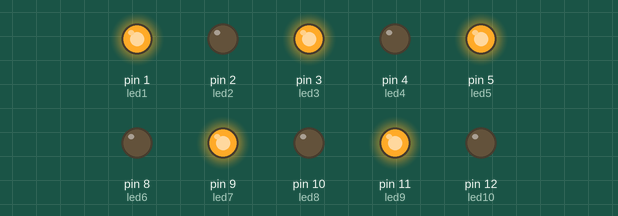
The sketch below on a simulated Arduino Uno, built with avr-gcc and run on an emulated ATmega328P. On the bench: output pins drawn as LEDs (lit = HIGH).

Above: at 0.5 s.
At 3.5 s:
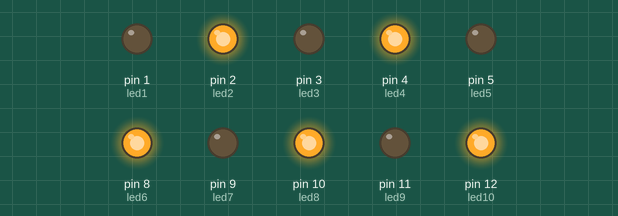
Timing chart, 0 to 4.6 s (numbered marks = the images above):
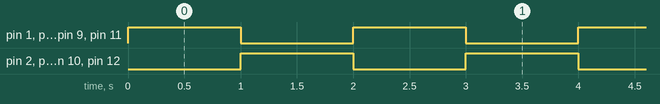

Measured:
- by itself, pin 1 (led1), pin 2 (led2), pin 3 (led3), pin 4 (led4), pin 5 (led5), pin 8 (led6), pin 9 (led7), pin 10 (led8), pin 11 (led9), pin 12 (led10): alternates HIGH for 1.0 s and LOW for 1.0 s
- by itself, everything shown: repeats every 2.0 s, in 3 steps

The sketch:

CodigoCircuito.ino.ino
```cpp
// C++ code
//
#define led1 1
#define led2 2
#define led3 3
#define led4 4
#define led5 5
#define led6 8
#define led7 9
#define led8 10
#define led9 11
#define led10 12
void setup()
{
  pinMode(led1, OUTPUT);
  pinMode(led2, OUTPUT);
  pinMode(led3, OUTPUT);
  pinMode(led4, OUTPUT);
  pinMode(led5, OUTPUT);
  pinMode(led6, OUTPUT);
  pinMode(led7, OUTPUT);
  pinMode(led8, OUTPUT);
  pinMode(led9, OUTPUT);
  pinMode(led10, OUTPUT);
}

void loop()
{
  digitalWrite(led1, HIGH);
  digitalWrite(led3, HIGH);
  digitalWrite(led5, HIGH);
  digitalWrite(led7, HIGH);
  digitalWrite(led9, HIGH);
  delay(1000); // Wait for 1000 millisecond(s)
  digitalWrite(led1, LOW);
  digitalWrite(led3, LOW);
  digitalWrite(led5, LOW);
  digitalWrite(led7, LOW);
  digitalWrite(led9, LOW);
  digitalWrite(led2, HIGH);
  digitalWrite(led4, HIGH);
  digitalWrite(led6, HIGH);
  digitalWrite(led8, HIGH);
  digitalWrite(led10, HIGH);
  delay(1000); // Wait for 1000 millisecond(s)
  digitalWrite(led2, LOW);
  digitalWrite(led4, LOW);
  digitalWrite(led6, LOW);
  digitalWrite(led8, LOW);
  digitalWrite(led10, LOW);


}
```
